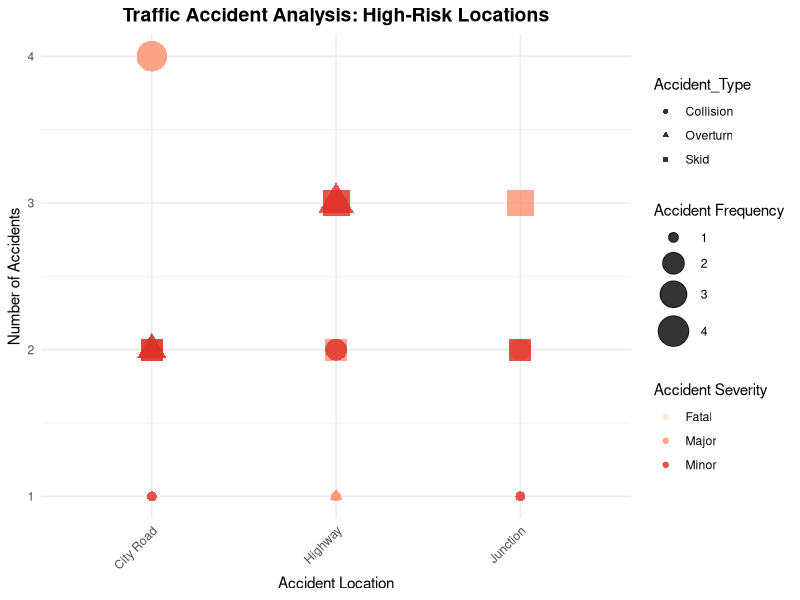

Recreate this plot in R.
print("Vikasini M 23BAD127")
library(ggplot2)
library(dplyr)

accidents <- read.csv("4.traffic_accidents.csv")

accidents$Accident_Type <- as.factor(accidents$Accident_Type)
accidents$Severity <- as.factor(accidents$Severity)

acc_summary <- accidents %>%
  group_by(Location, Severity, Accident_Type) %>%
  summarise(Frequency = n(), .groups = "drop")

str(acc_summary)

ggplot(acc_summary, aes(
  x = Location,
  y = Frequency,
  color = Severity,
  size = Frequency,
  shape = Accident_Type
)) +
  geom_point(alpha = 0.8) +
  
  scale_color_brewer(
    palette = "Reds",
    name = "Accident Severity"
  ) +
  
  scale_size_continuous(
    range = c(3, 10),
    name = "Accident Frequency"
  ) +
  
  labs(
    title = "Traffic Accident Analysis: High-Risk Locations",
    x = "Accident Location",
    y = "Number of Accidents"
  ) +
  
  theme_minimal() +
  theme(
    plot.title = element_text(hjust = 0.5, face = "bold", size = 14),
    axis.text.x = element_text(angle = 45, hjust = 1),
    legend.position = "right"
  )


